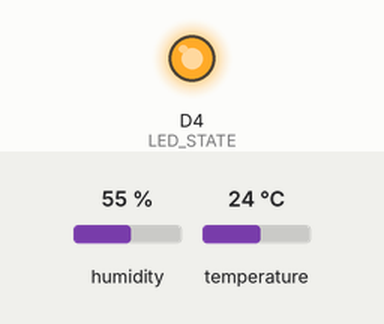
This sketch was run on a simulated ESP8266 (NodeMCU). On the bench: output pins drawn as LEDs (lit = HIGH). The inputs (shaded band) are chosen by the test bench; at power-on: humidity 55 %, temperature 24 °C. WiFi joins after 1.5 s; servers stay silent unless stated; network time is answered at once with the bench clock; the local clock reads 2024-03-15 10:24:30 at power-on unless the sketch sets it; what the sketch prints to the serial monitor is not drawn.

Above: at 18.4 s.
At 35.25 s:
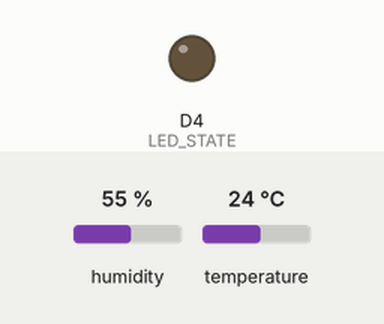
Timing chart, 0 to 45.3 s (numbered marks = the images above):
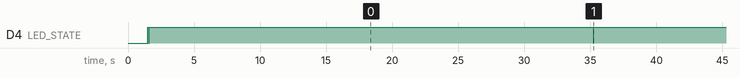

Measured:
- by itself, D4 (LED_STATE): alternates HIGH for 33.6 s and LOW for 0.05 s

The sketch:

WiFiScan.ino
```cpp
// Librerías
#include <Arduino.h>
#include <ESP8266WiFiMulti.h>
#include <ESP8266WebServer.h>
#include <Adafruit_Sensor.h>
#include "DHT.h"
#include <DHT_U.h>
#include <NTPClient.h>
#include <WiFiUdp.h>
#include "ESP8266HTTPClient.h"

// Configuración del hardware
#define PIN_DATA_DHT D2
#define SENSOR_TYPE DHT11
#define LED_STATE 2

// Inicializando librerías
ESP8266WiFiMulti wifiMulti;
ESP8266WebServer server(80);
DHT sensor(PIN_DATA_DHT, SENSOR_TYPE);
WiFiUDP ntpUDP;
NTPClient timeClient(ntpUDP, "co.pool.ntp.org", -18000, 60000);

// Variables
int lastUpdate = 60000, ubiety = 1;
long intervalUpdate = 30000;   // Debería ser mayor que 2000
unsigned long lastUpdateSuccess = 0;
float humidity = 0, temperature = 0;
String weekDays[7]={"Sunday", "Monday", "Tuesday", "Wednesday", "Thursday", "Friday", "Saturday"};
String months[12]={"January", "February", "March", "April", "May", "June", "July", "August", "September", "October", "November", "December"};
String monthsShort[12]={"Jan", "Feb", "Mar", "Apr", "May", "Jun", "Jul", "Aug", "Sep", "Oct", "Nov", "Dec"};
String ubieties[2] = {"warehouse", "laboratory"};
String ubietiesLetter[2] = {"W", "L"};

// Prototipos de funciones
void homePage();
void notFoundPage();
void apiPage();
void errorDHT();
void successDHT();
char* dataDHT();


void setup(void) {
  Serial.begin(9600);

  pinMode(LED_STATE, OUTPUT);
  digitalWrite(LED_STATE, LOW);

  sensor.begin();

  // Aquí puedes agregar varias redes. La tarjeta se conectará a la más cercana
  // wifiMulti.addAP("Otra red", "Contraseña");
  wifiMulti.addAP("IngenicoLAB", "Lab@ingenico1");
  wifiMulti.addAP("Krloz Medina", "F@mili@571112");

  // Esperar conexión WiFi
  Serial.println("Searching AP WiFI");
  wifiMulti.run();

  if(wifiMulti.run() == WL_CONNECTED) {
    Serial.print("WiFi connected, IP address: ");
    Serial.println(WiFi.localIP());
  }

  //  Configurar rutas
  server.on("/", homePage);
  server.on("/api", apiPage);
  server.onNotFound(notFoundPage);

  // Iniciar server
  server.begin();
  digitalWrite(LED_STATE, HIGH);

  // Initialize a NTPClient to get time
  timeClient.begin();
}


void loop(void) {
  if (lastUpdate > intervalUpdate) {
    // Captura de fecha y hora con NTP
    timeClient.update();

    time_t epochTime = timeClient.getEpochTime();
    String formattedTime = timeClient.getFormattedTime();
    int currentHour = timeClient.getHours();
    int currentMinute = timeClient.getMinutes();
    String weekDay = weekDays[timeClient.getDay()];

    //Get a time structure
    struct tm *ptm = gmtime ((time_t *)&epochTime);

    int monthDay = ptm->tm_mday;
    int currentMonth = ptm->tm_mon+1;
    int currentYear = ptm->tm_year+1900;

    String currentMonthName = months[currentMonth-1];
    String currentMonthString = String(currentMonth);

    if (currentMonth < 10) {
      currentMonthString = String(0) + String(currentMonth);
    }

    // Crear variables con datos del NTP
    String id = String(monthsShort[currentMonth - 1] + String(currentYear - 2000));
    String time = String(ubietiesLetter[ubiety]) + String(currentYear - 2000) + String(currentMonthString) + String(monthDay) +  String(currentHour);

    // Captura de datos del DHT
    float newHumidity = sensor.readHumidity();
    float newTemperature = sensor.readTemperature();

    if (isnan(newTemperature) || isnan(newHumidity))
    {
      errorDHT();
      lastUpdate = 0;
      return;
    }

    lastUpdateSuccess = millis();
    // temperature = newTemperature;
    // temperature = newTemperature - 1.74927;  //Warehouse
    temperature = newTemperature - 1.39809;  //Laboratory
    // humidity = newHumidity;
    // humidity = newHumidity + 8.49641;  //Warehouse
    humidity = newHumidity + 4.00421;  //Laboratory
    lastUpdate = 0;
    successDHT();

        // Hora de envió de datos
    // if ((currentHour==14 && currentMinute==40) || (currentHour==14 && currentMinute==43)) {
    if (currentMinute==0 && (currentHour==7 || currentHour==17)) {
      // Buffer para escribir datos en JSON
      char buffer[150];
      sprintf(buffer, "{\"id\":\"%s\",\"time\":\"%s\",\"date\":\"%i-%s-%i %s\",\"humidity\":\"%.0f\",\"temperature\":\"%.1f\",\"ubiety\":\"%s\"}", id, time, monthDay, currentMonthName, currentYear, formattedTime, humidity, temperature, ubieties[ubiety]);
      Serial.println(buffer);

      // Envió de los datos a AWS
      WiFiClientSecure client;
      client.setInsecure();
      HTTPClient http;
      http.begin(client, "https://60fqd2g261.execute-api.us-east-1.amazonaws.com/records");
      http.addHeader("Content-Type", "text/plain");
      int httpResponseCode = http.PUT(buffer);
      if(httpResponseCode>0){
        String response = http.getString();
        Serial.println("La respuesta del servidor es:");
        Serial.println(httpResponseCode);
        Serial.println(response);
      }else{
        Serial.print("Error on sending PUT Request: ");
        Serial.println(httpResponseCode);
      }
      http.end();
    }

  }

  delay(1);
  lastUpdate += 1;

  server.handleClient();    // Responder las solicitudes entrantes en caso de que haya
}


void homePage()
{
  server.send(200, "text/html", "<!DOCTYPE html><html lang='es'><head><meta charset='UTF-8'><meta name='viewport' content='width=device-width,initial-scale=1'><title>Termohigrómetro</title><link rel='stylesheet' href='https://stackpath.bootstrapcdn.com/font-awesome/4.7.0/css/font-awesome.min.css'></head><body><style>body{background-color:#395b64;color:#c4c3c3;text-align:center;font-family:BlinkMacSystemFont,-apple-system,'Segoe UI',Roboto,Oxygen,Ubuntu,Cantarell,'Fira Sans','Droid Sans','Helvetica Neue',Helvetica,Arial,sans-serif}.container{height:90vh;display:flex;flex-direction:column;justify-content:space-evenly}.columns{display:flex;justify-content:space-evenly;flex-wrap:wrap}.is-size-4{font-size:32px;color:#ffdd57;margin:0}.is-size-1{font-size:40px;margin:0}</style><section id='app' class='hero is-link is-fullheight'><div class='hero-body'><div class='container'><div class='columns has-text-centered'><div class='column'><h1 style='font-size:2.5rem'>Termohigrómetro Laboratorio</h1><i class='fa' :class='claseTermometro' style='font-size:4rem'></i></div></div><div class='columns'><div class='column has-text-centered'><h2 class='is-size-4 has-text-warning'>temperature</h2><h2 class='is-size-1'>{{temperature}}°C</h2></div><div class='column has-text-centered'><h2 class='is-size-4 has-text-warning'>humidity</h2><h2 class='is-size-1'>{{humidity}}%</h2></div></div><div class='columns'><div class='column'><p>Última lectura: Hace <strong class='has-text-white'>{{ultimaLectura}}</strong> segundo(s)</p></div></div></div></div></section><footer><em>By KrlozMedina, visited <a style='text-decoration:none;color:#ffdd57' href='http://krlozmedina.com'>krlozmedina.com</a></em></footer><script src='https://unpkg.com/vue@2.6.12/dist/vue.min.js'></script><script>const INTERVALO_REFRESCO = 10000; new Vue({el: '#app', data: () => ({ ultimaLectura: 0, temperature: 0, humidity: 0, }), mounted() { this.refrescarDatos(); }, methods: { async refrescarDatos() { try { const respuestaRaw = await fetch('./api'); const datos = await respuestaRaw.json(); this.ultimaLectura = datos.u; this.temperature = datos.t; this.humidity = datos.h; setTimeout(() => { this.refrescarDatos(); }, INTERVALO_REFRESCO); } catch (e) { setTimeout(() => { this.refrescarDatos(); }, INTERVALO_REFRESCO); } } }, computed: { claseTermometro() { if (this.temperature <= 5) { return 'fa-thermometer-empty'; } else if (this.temperature > 5 && this.temperature <= 13) { return 'fa-thermometer-quarter'; } else if (this.temperature > 13 && this.temperature <= 21) { return 'fa-thermometer-half'; } else if (this.temperature > 21 && this.temperature <= 30) { return 'fa-thermometer-three-quarters'; } else { return 'fa-thermometer-full'; } } } });</script></body></html>");
}


void notFoundPage()
{
  server.send(404, "text/plain", "Page no found");
}


void apiPage()
{
  // Calcular última lectura exitosa en segundos
  unsigned long timeElapsedMS = millis() - lastUpdateSuccess;
  int tiempoTranscurrido = timeElapsedMS / 1000;

  // Buffer para escribir datos en JSON
  char buffer[50];
  sprintf(buffer, "{\"t\":%.1f,\"h\":%.0f,\"u\":%d}", temperature, humidity, tiempoTranscurrido);

  server.send(200, "application/json", buffer);
}


void errorDHT()
{
  int x = 0;
  for (x = 0; x < 5; x++)
  {
    digitalWrite(LED_STATE, LOW);
    delay(50);
    digitalWrite(LED_STATE, HIGH);
    delay(50);
  }
}

void successDHT()
{
  digitalWrite(LED_STATE, LOW);
  delay(50);
  digitalWrite(LED_STATE, HIGH);
}
```
